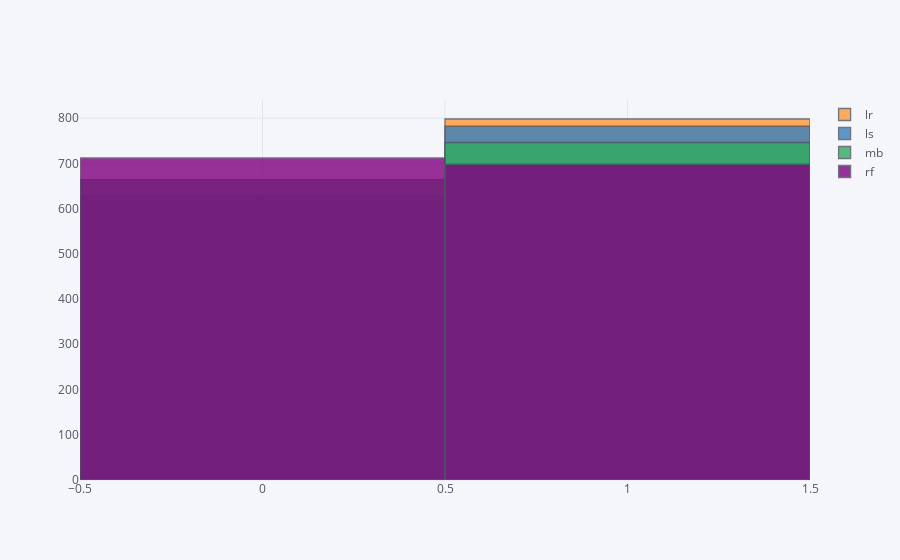

Notebook source saved alongside this figure:
### Code cell
pd.DataFrame([results_test['lr']['predicted'][0], results_test['ls']['predicted'][0],\
             results_test['mb']['predicted'][0], results_test['rf']['predicted'][0]], index=['lr', 'ls' , 'mb', 'rf'])\
.transpose().iplot(kind='histogram')

### Figure 1 — Plotly figure (JSON) as saved in the notebook; plotly's stock layout.template omitted (floating-point values rounded to 4 significant figures; data arrays with more than 128 entries replaced by an {"elided": "..."} marker saying what was removed)
{"data": [{"histfunc": "count", "histnorm": "", "marker": {"color": "rgba(255, 153, 51, 1.0)", "line": {"color": "#4D5663", "width": 1.3}}, "name": "lr", "opacity": 0.8, "orientation": "v", "type": "histogram", "uid": "9f56282c-b418-4572-9f8b-f4941ca7553d", "x": {"elided": "1410 int values"}}, {"histfunc": "count", "histnorm": "", "marker": {"color": "rgba(55, 128, 191, 1.0)", "line": {"color": "#4D5663", "width": 1.3}}, "name": "ls", "opacity": 0.8, "orientation": "v", "type": "histogram", "uid": "c2e4d794-0f67-4ea7-b695-8001a8819ed0", "x": {"elided": "1410 int values"}}, {"histfunc": "count", "histnorm": "", "marker": {"color": "rgba(50, 171, 96, 1.0)", "line": {"color": "#4D5663", "width": 1.3}}, "name": "mb", "opacity": 0.8, "orientation": "v", "type": "histogram", "uid": "442aac76-3f2d-4a66-98b8-cd0938a62cf1", "x": {"elided": "1410 int values"}}, {"histfunc": "count", "histnorm": "", "marker": {"color": "rgba(128, 0, 128, 1.0)", "line": {"color": "#4D5663", "width": 1.3}}, "name": "rf", "opacity": 0.8, "orientation": "v", "type": "histogram", "uid": "f9aa00f3-835a-4270-b55c-f8534395de41", "x": {"elided": "1410 int values"}}], "layout": {"barmode": "overlay", "legend": {"bgcolor": "#F5F6F9", "font": {"color": "#4D5663"}}, "paper_bgcolor": "#F5F6F9", "plot_bgcolor": "#F5F6F9", "title": {"font": {"color": "#4D5663"}}, "xaxis": {"gridcolor": "#E1E5ED", "showgrid": true, "tickfont": {"color": "#4D5663"}, "title": {"font": {"color": "#4D5663"}, "text": ""}, "zerolinecolor": "#E1E5ED"}, "yaxis": {"gridcolor": "#E1E5ED", "showgrid": true, "tickfont": {"color": "#4D5663"}, "title": {"font": {"color": "#4D5663"}, "text": ""}, "zerolinecolor": "#E1E5ED"}}}
